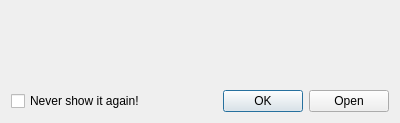
<?xml version="1.0" encoding="UTF-8"?>
<ui version="4.0">
 <class>TipOfDayViewer</class>
 <widget class="QDialog" name="TipOfDayViewer">
  <property name="geometry">
   <rect>
    <x>0</x>
    <y>0</y>
    <width>400</width>
    <height>123</height>
   </rect>
  </property>
  <property name="windowTitle">
   <string>Dialog</string>
  </property>
  <property name="windowIcon">
   <iconset resource="../../rolisteam.qrc">
    <normaloff>:/resources/images/logo/500-symbole.png</normaloff>:/resources/images/logo/500-symbole.png</iconset>
  </property>
  <layout class="QVBoxLayout" name="verticalLayout" stretch="1,0">
   <item>
    <widget class="QLabel" name="m_text">
     <property name="text">
      <string/>
     </property>
     <property name="textFormat">
      <enum>Qt::RichText</enum>
     </property>
     <property name="openExternalLinks">
      <bool>true</bool>
     </property>
     <property name="textInteractionFlags">
      <set>Qt::LinksAccessibleByKeyboard|Qt::LinksAccessibleByMouse|Qt::TextBrowserInteraction|Qt::TextSelectableByKeyboard|Qt::TextSelectableByMouse</set>
     </property>
    </widget>
   </item>
   <item>
    <layout class="QHBoxLayout" name="horizontalLayout">
     <item>
      <widget class="QCheckBox" name="m_neverShowAgain">
       <property name="text">
        <string>Never show it again!</string>
       </property>
      </widget>
     </item>
     <item>
      <widget class="QDialogButtonBox" name="m_buttonBox">
       <property name="orientation">
        <enum>Qt::Horizontal</enum>
       </property>
       <property name="standardButtons">
        <set>QDialogButtonBox::Ok|QDialogButtonBox::Open</set>
       </property>
      </widget>
     </item>
    </layout>
   </item>
  </layout>
 </widget>
 <resources>
  <include location="../../rolisteam.qrc"/>
  <include location="../../rolisteam.qrc"/>
 </resources>
 <connections>
  <connection>
   <sender>m_buttonBox</sender>
   <signal>accepted()</signal>
   <receiver>TipOfDayViewer</receiver>
   <slot>accept()</slot>
   <hints>
    <hint type="sourcelabel">
     <x>248</x>
     <y>254</y>
    </hint>
    <hint type="destinationlabel">
     <x>157</x>
     <y>274</y>
    </hint>
   </hints>
  </connection>
  <connection>
   <sender>m_buttonBox</sender>
   <signal>rejected()</signal>
   <receiver>TipOfDayViewer</receiver>
   <slot>reject()</slot>
   <hints>
    <hint type="sourcelabel">
     <x>316</x>
     <y>260</y>
    </hint>
    <hint type="destinationlabel">
     <x>286</x>
     <y>274</y>
    </hint>
   </hints>
  </connection>
 </connections>
</ui>
